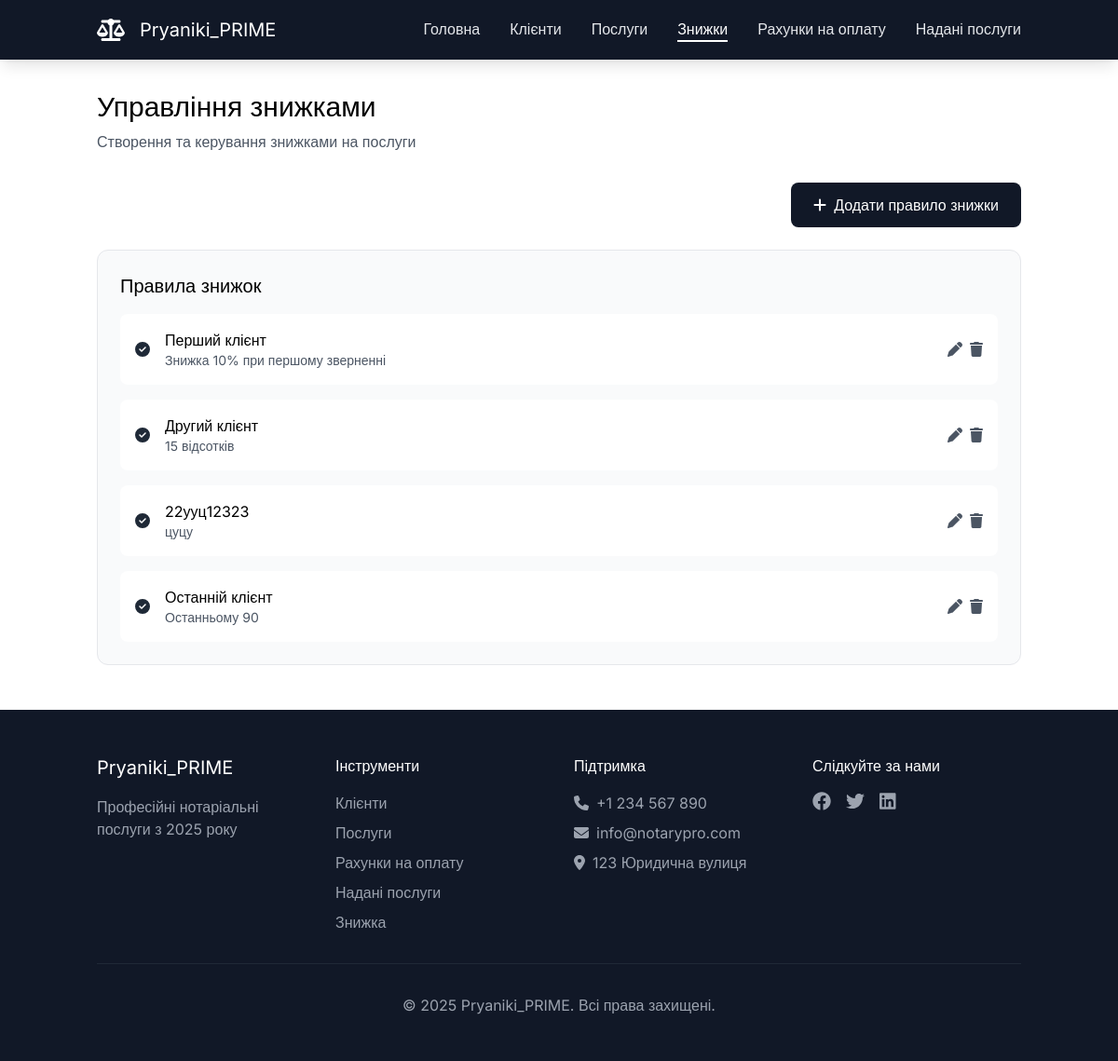
The page /discounts (signed in) on the database as committed earlier.
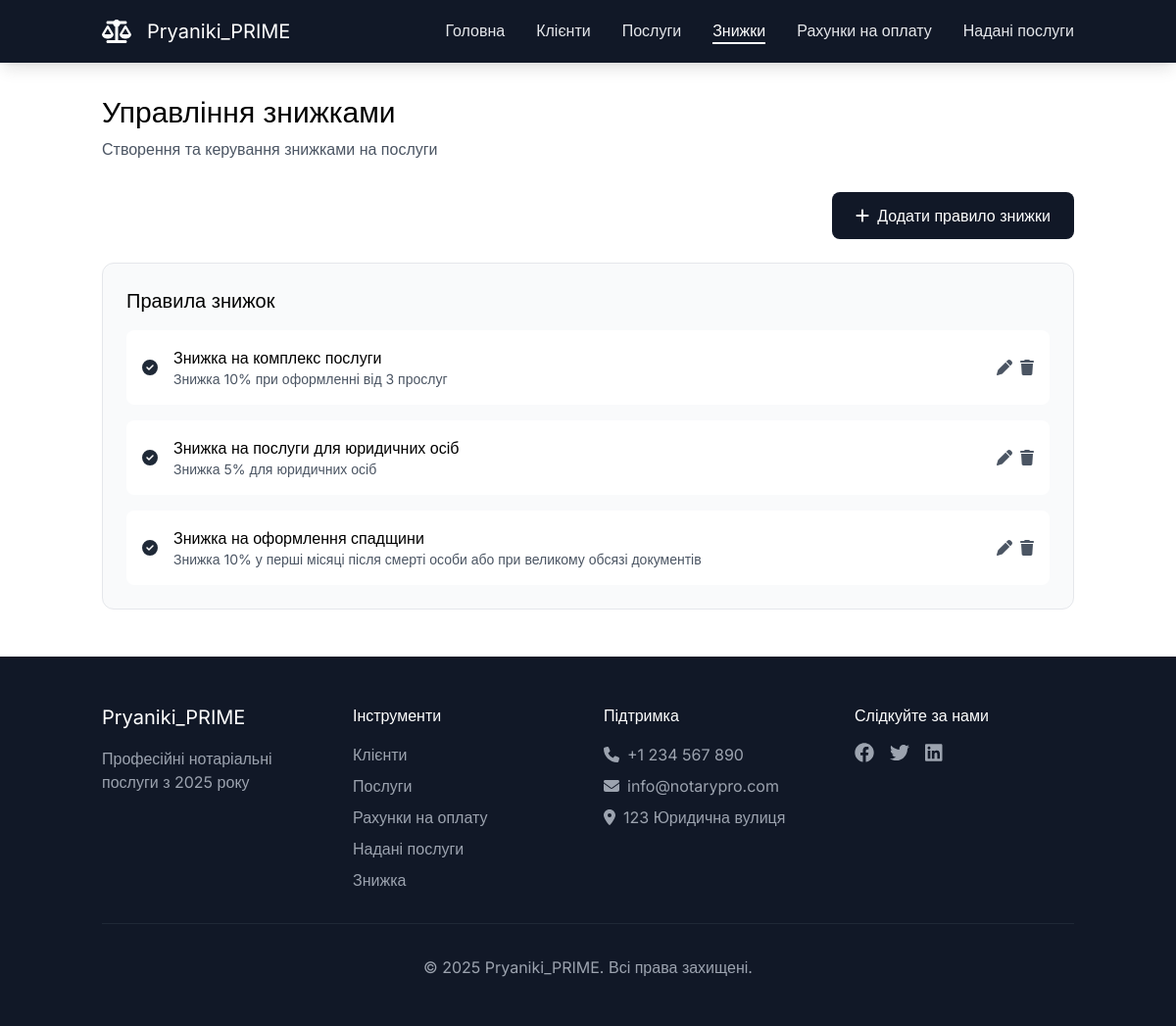
The same page on the database as committed later.
### RealAgency/models.py (models this page shows)
class Discount(models.Model):
    name = models.CharField(max_length=255)
    rate = models.IntegerField()
    description = models.CharField(max_length=255)

### RealAgency/views.py (the view)
        def _wrapped_view(request, *args, **kwargs):
            if not request.user.is_authenticated:
                return redirect('login')
            if not any(group.name in roles for group in request.user.groups.all()):
                raise PermissionDenied("You are not permitted to perform this action.")
            return view_func(request, *args, **kwargs)

### RealAgency/views.py (called while the page is built)
def role_required(roles):
    def decorator(view_func):
        def _wrapped_view(request, *args, **kwargs):
            if not request.user.is_authenticated:
                return redirect('login')
            if not any(group.name in roles for group in request.user.groups.all()):
                raise PermissionDenied("You are not permitted to perform this action.")
            return view_func(request, *args, **kwargs)
        return _wrapped_view
    return decorator

@role_required(['Manager', 'Notary'])
def discounts(request):
    discount_list = Discount.objects.all().order_by('id')
    user_groups = request.user.groups.values_list('name', flat=True)
    return render(request, 'discounts/main.html', { 'discounts': discount_list, 'user_groups': user_groups })

### templates/discounts/main.html (shortened to what this page needs)
{% extends "base.html" %}
{% block content %}
<main id="main" class="pt-24">
        <div class="container mx-auto px-4">
            <div id="discount-header" class="mb-8">
                <h1 class="text-3xl mb-2">Управління знижками</h1>
                <p class="text-neutral-600">Створення та керування знижками на послуги</p>
            </div>
            <div id="add-discount" class="flex justify-end mb-6">
                <button
                        {% if "Manager" in user_groups %} style="display:block;" {% else %} style="display:none;" {% endif %}
                        id="add-discount-btn" class="bg-neutral-900 text-white px-6 py-3 rounded-lg hover:bg-neutral-800">
                    <i class="fa-solid fa-plus mr-2"></i>Додати правило знижки
                </button>
            </div>
            <div id="discount-rules" class="bg-neutral-50 p-6 rounded-xl border border-neutral-200 mb-12">
                <h3 class="text-xl mb-4">Правила знижок</h3>
                <div class="space-y-4">
                    {% for discount in discounts %}
                    <div class="flex items-center justify-between p-4 bg-white rounded-lg">
                        <div class="flex items-center space-x-4">
                            <i class="fa-solid fa-check-circle text-neutral-800"></i>
                            <div>
                                <h4>{{ discount.name }}</h4>
                                <p class="text-sm text-neutral-600">{{ discount.description }}</p>
                            </div>
                        </div>
                        <div class="flex items-center space-x-2">
                            <button
                                    {% if "Manager" in user_groups %} style="display:block;" {% else %} style="display:none;" {% endif %}
                                    class="edit-discount text-neutral-600 hover:text-neutral-800"
                                data-id="{{ discount.id }}"
                                data-name="{{ discount.name }}"
                                data-rate="{{ discount.rate }}"
                                data-description="{{ discount.description }}">
                            <i class="fa-solid fa-pen"></i>
                        </button>
                        <button
                                {% if "Manager" in user_groups %} style="display:block;" {% else %} style="display:none;" {% endif %}
                                class="delete-discount text-neutral-600 hover:text-neutral-800"
                                data-id="{{ discount.id }}">
                            <i class="fa-solid fa-trash"></i>
                        </button>
                        </div>
                    </div>
                    {% endfor %}
                </div>
            </div>
        </div>
    </main>
{% endblock %}

Rows that differ between the two databases and show on the page:
removed Discount: name "Другий клієнт", description "15 відсотків"
removed Discount: name "22ууц12323", description "цуцу"
removed Discount: name "Останній клієнт", description "Останньому 90"
changed Discount: name "Перший клієнт" → "Знижка на комплекс послуги"; description "Знижка 10% при першому зверненні" → "Знижка 10% при оформленні від 3 прослуг"
added Discount: name "Знижка на послуги для юридичних осіб", description "Знижка 5% для юридичних осіб"
added Discount: name "Знижка на оформлення спадщини", description "Знижка 10% у перші місяці після смерті особи або при великому обсязі документів"
